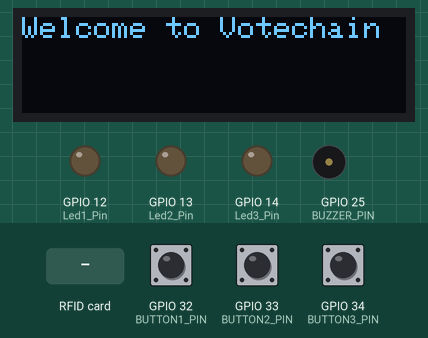
Recording of a sketch running on a simulated ESP32. Parts: 128×32 one-colour display, output pins drawn as LEDs (lit = HIGH), buzzer (waves = sounding, pin HIGH). The inputs (shaded band) are chosen by the test bench; at power-on: GPIO 32 (BUTTON1_PIN) HIGH, GPIO 33 (BUTTON2_PIN) HIGH, GPIO 34 (BUTTON3_PIN) HIGH. WiFi joins after 1.5 s; servers stay silent unless stated; uploads are accepted with an empty reply; the local clock reads 2024-03-15 10:24:30 at power-on unless the sketch sets it; the audio player accepts every command and is not drawn; what the sketch prints to the serial monitor is not drawn.

Above: at 3.3 s.
3.4 s: RFID card 5E 7A 19 C4 held to the reader
At 4.5 s:
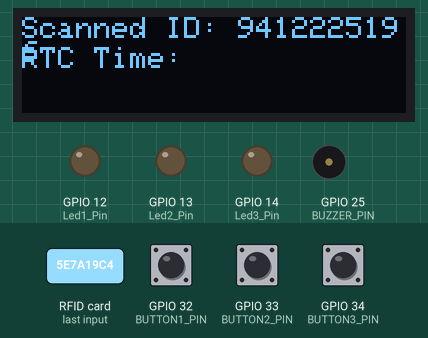
6.4 s: GPIO 32 (BUTTON1_PIN) pulled LOW for 0.15 s
At 7.9 s:
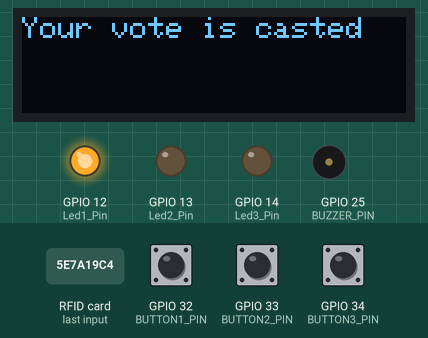
8.2 s: RFID card 5E 7A 19 C4 held to the reader
At 11.03 s:
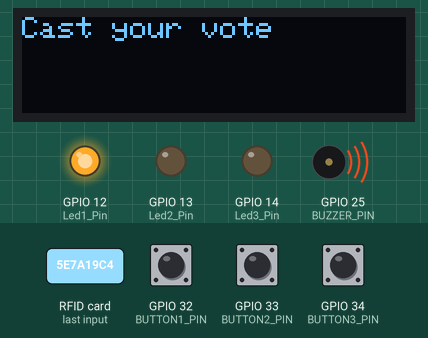
11.2 s: GPIO 33 (BUTTON2_PIN) pulled LOW for 0.15 s
At 13.0 s:
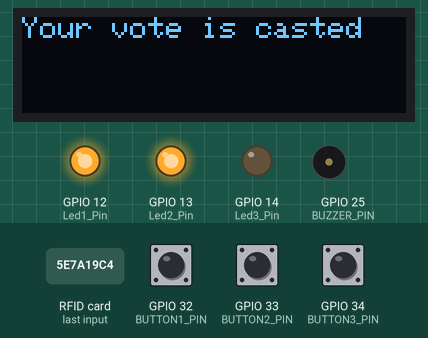
Timing chart, 0 to 14.0 s (numbered marks = the images above; inputs shaded):
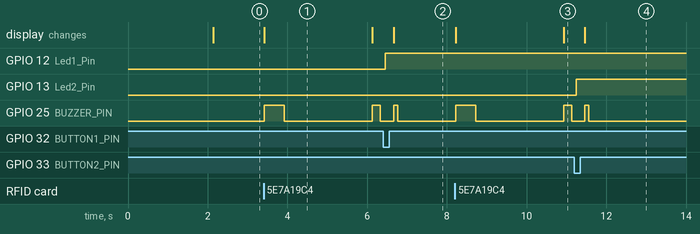

Measured:
- after the input at 3.4 s, GPIO 25 (BUZZER_PIN): LOW → HIGH at once, → LOW 0.50 s later, → HIGH 2.2 s later, → LOW 0.20 s later; the display: changes at once (image 1)
- after the input at 6.4 s, GPIO 12 (Led1_Pin): LOW → HIGH after 0.05 s; GPIO 25 (BUZZER_PIN): LOW → HIGH after 0.26 s, → LOW 0.10 s later; the display: changes after 0.26 s (image 2)
- after the input at 8.2 s, GPIO 25 (BUZZER_PIN): LOW → HIGH at once, → LOW 0.50 s later, → HIGH 2.2 s later, → LOW 0.20 s later; the display: first changes at once (image 3 shows a later state)
- after the input at 11.2 s, GPIO 13 (Led2_Pin): LOW → HIGH after 0.05 s; GPIO 25 (BUZZER_PIN): LOW → HIGH after 0.26 s, → LOW 0.10 s later; the display: changes after 0.26 s (image 4)
- what the display in image 1 shows lasts 2.7 s, from 3.4 s to 6.1 s

The sketch:

main.ino
```cpp
#include <SPI.h>
#include <Wire.h>
#include <Adafruit_GFX.h>
#include <Adafruit_SSD1306.h>
#include <MFRC522.h>
#include "DFRobotDFPlayerMini.h"
#include <ezButton.h>
#include <RTClib.h>
#include <WiFi.h>
#include <HTTPClient.h>
#include <ArduinoJson.h>

// Define pins for the RFID reader
#define SS_PIN 5
#define RST_PIN 15

// Define pins for the DFPlayer Mini
static const uint8_t PIN_MP3_TX = 26;
static const uint8_t PIN_MP3_RX = 27;

// Define buzzer pin
#define BUZZER_PIN 25

// Define button pins
#define BUTTON1_PIN 32
#define BUTTON2_PIN 33
#define BUTTON3_PIN 34
//#define BUTTON4_PIN 35

int Led1_Pin = 12;
int Led2_Pin = 13;
int Led3_Pin = 14;

// wifi credentials
const char* ssid = "Ash_Windows_Hotspot";
const char* password = "12345678910";
String serverName = "http://192.168.50.243:3000/";

unsigned long lastTime = 0;
// Timer set to 10 minutes (600000)
//unsigned long timerDelay = 600000;
// Set timer to 5 seconds (5000)
unsigned long timerDelay = 5000;

// Parameters
const int ipaddress[4] = {103, 97, 67, 25};

// Variables
byte nuidPICC[4] = {0, 0, 0, 0};
MFRC522::MIFARE_Key key;
MFRC522 rfid = MFRC522(SS_PIN, RST_PIN);
DFRobotDFPlayerMini player;
RTC_DS1307 rtc;

// OLED Display Constants
#define SCREEN_WIDTH 128
#define SCREEN_HEIGHT 32
#define OLED_RESET -1
#define SCREEN_ADDRESS 0x3C
Adafruit_SSD1306 display(SCREEN_WIDTH, SCREEN_HEIGHT, &Wire, OLED_RESET);

// Button objects
ezButton button1(BUTTON1_PIN);
ezButton button2(BUTTON2_PIN);
ezButton button3(BUTTON3_PIN);
//ezButton button4(BUTTON4_PIN);

void setup() {
  Serial.begin(9600);
  SPI.begin();

  // Initialize WiFi
  WiFi.begin(ssid, password);
  Serial.println("Connecting");
  while(WiFi.status() != WL_CONNECTED) {
    delay(500);
    Serial.print(".");
  }
  Serial.println("");
  Serial.print("Connected to WiFi network with IP Address: ");
  Serial.println(WiFi.localIP());

  // Initialize RFID reader
  rfid.PCD_Init();
  Serial.print(F("RFID Reader: "));
  rfid.PCD_DumpVersionToSerial();

  // Initialize DFPlayer Mini
  Serial1.begin(9600, SERIAL_8N1, PIN_MP3_RX, PIN_MP3_TX);
  if (player.begin(Serial1)) {
    Serial.println("DFPlayer Mini initialized");
    player.volume(30); // Set volume to maximum
    player.play(1); // Play welcome audio
  } else {
    Serial.println("Connecting to DFPlayer Mini failed!");
  }

  // Initialize display
  if(!display.begin(SSD1306_SWITCHCAPVCC, SCREEN_ADDRESS)) {
    Serial.println(F("SSD1306 allocation failed"));
    for(;;);
  }
  display.setRotation(90);
  display.clearDisplay();
  display.setTextSize(1);
  display.setTextColor(SSD1306_WHITE);
  display.setCursor(0,0);
  display.println("Welcome to Votechain");
  display.display();

  // Initialize buzzer pin
  pinMode(BUZZER_PIN, OUTPUT);

  // Initialize buttons
  button1.setDebounceTime(50);
  button2.setDebounceTime(50);
  button3.setDebounceTime(50);
  //button4.setDebounceTime(50);

  // Initialize RTC module
  if (!rtc.begin()) {
    Serial.println("RTC module is NOT found");
    Serial.flush();
    while (1);
  }
  rtc.adjust(DateTime(F(__DATE__), F(__TIME__))); // Set RTC to compile time
   player.play(2);

   // initialize leds
  pinMode(Led1_Pin, OUTPUT);
  pinMode(Led2_Pin, OUTPUT);
  pinMode(Led3_Pin, OUTPUT);

}

// Utility Functions-
//
//void readRFID() {
//  if (!rfid.PICC_IsNewCardPresent())
//    return;
//
//  if (!rfid.PICC_ReadCardSerial())
//    return;
//
//  for (byte i = 0; i < 4; i++) {
//    nuidPICC[i] = rfid.uid.uidByte[i];
//  }
//
//  // Print scanned ID and current RTC time
//  display.clearDisplay();
//  display.setCursor(0, 0);
//  display.print("Scanned ID: ");
//  printDecToDisplay(rfid.uid.uidByte, rfid.uid.size); // Print ID to display
//  display.setCursor(0, 10);
//  display.print("RTC Time: ");
//  printRTCDateTime();
//  display.display();
//
//  // Play buzzer sound
//  // player.play(3);
//  digitalWrite(BUZZER_PIN, HIGH);
//  delay(500);
//  digitalWrite(BUZZER_PIN, LOW);
//delay(2000);
//  // Halt PICC
//  rfid.PICC_HaltA();
//  rfid.PCD_StopCrypto1();
//}

void printDecToDisplay(byte *buffer, byte bufferSize) {
  for (byte i = 0; i < bufferSize; i++) {
    if (buffer[i] < 0x10) {
      display.print("0");
    }
    display.print(buffer[i], DEC);
  }
}

//void displayButtonsState() {
//  display.clearDisplay(); // Clear the display
//  display.setCursor(0, 0); // Reset the cursor position
//  display.print("Button 1: ");
//  display.println(button1.getState() == LOW ? "Pressed" : "Released");
//  display.print("Button 2: ");
//  display.println(button2.getState() == LOW ? "Pressed" : "Released");
//  display.print("Button 3: ");
//  display.println(button3.getState() == LOW ? "Pressed" : "Released");
//  display.display(); // Update the display
//}


void printDec(byte *buffer, byte bufferSize) {
  for (byte i = 0; i < bufferSize; i++) {
    Serial.print(buffer[i] < 0x10 ? "0" : "");
    Serial.print(buffer[i], DEC);
  }
}

void printRTCDateTime() {
  DateTime now = rtc.now();
  char daysOfWeek[7][12] = {
    "Sunday",
    "Monday",
    "Tuesday",
    "Wednesday",
    "Thursday",
    "Friday",
    "Saturday"
  };
  Serial.print(now.year(), DEC);
  Serial.print('/');
  Serial.print(now.month(), DEC);
  Serial.print('/');
  Serial.print(now.day(), DEC);
  Serial.print(" (");
  Serial.print(daysOfWeek[now.dayOfTheWeek()]);
  Serial.print(") ");
  Serial.print(now.hour(), DEC);
  Serial.print(':');
  Serial.print(now.minute(), DEC);
  Serial.print(':');
  Serial.println(now.second(), DEC);
}


String readRFID() {
  if (!rfid.PICC_IsNewCardPresent())
    return "";

  if (!rfid.PICC_ReadCardSerial())
    return "";

  String voterId = "";
  for (byte i = 0; i < 4; i++) {
    voterId += String(rfid.uid.uidByte[i], DEC);
  }
// Print scanned ID and current RTC time
  display.clearDisplay();
  display.setCursor(0, 0);
  display.print("Scanned ID: ");
  printDecToDisplay(rfid.uid.uidByte, rfid.uid.size); // Print ID to display
  display.setCursor(0, 10);
  display.print("RTC Time: ");
  printRTCDateTime();
  display.display();

  // Play buzzer sound
  // player.play(3);
  digitalWrite(BUZZER_PIN, HIGH);
  delay(500);
  digitalWrite(BUZZER_PIN, LOW);
delay(2000);
  // Halt PICC
  rfid.PICC_HaltA();
  rfid.PCD_StopCrypto1();

  return voterId;
}


void loop() {

  // Button config
  button1.loop();
  button2.loop();
  button3.loop();

  // RFID card reading
  String voterId = readRFID();

  if (voterId != "") {
    // Call API to check if voter is eligible
    String checkVoteEligiblePath = "checkvoteeligible";
    String checkVoteEligibleBody = "{ \"voterid\": \"" + voterId + "\" }";
    int checkVoteEligibleResponseCode = postToServer(checkVoteEligiblePath, checkVoteEligibleBody);

    if (checkVoteEligibleResponseCode == 200) {
      // Show on display "cast your vote" and play a 200ms buzzer
      //player.play(3);
      display.clearDisplay();
      display.setCursor(0, 0);
      display.println("Cast your vote");
      display.display();
      digitalWrite(BUZZER_PIN, HIGH);
      delay(200);
      digitalWrite(BUZZER_PIN, LOW);

      // Check what button user clicks
     String votedTo = "";
  while (votedTo == "") {
    button1.loop();
    button2.loop();
    button3.loop();
    if (button1.isPressed()) {
      votedTo = "candidate1";
      digitalWrite(Led1_Pin, HIGH);
    } else if (button2.isPressed()) {
      votedTo = "candidate2";
      digitalWrite(Led2_Pin, HIGH);
    } else if (button3.isPressed()) {
      votedTo = "candidate3";
      digitalWrite(Led3_Pin, HIGH);
    }
  }


      if (votedTo != "") {
        // POST on api localhost:3000/addnewvote with data
        String addNewVotePath = "addnewvote";
        String timestamp = rtc.now().timestamp(DateTime::TIMESTAMP_FULL);
        String addNewVoteBody = "{ \"voter_id\": \"" + voterId + "\", \"voted_to\": \"" + votedTo + "\", \"timestamp\": \"" + timestamp + "\", \"mobile_no\": \"918717941241\" }";
        int addNewVoteResponseCode = postToServer(addNewVotePath, addNewVoteBody);

        if (addNewVoteResponseCode == 200) {
          // On display show "your vote is casted" and play audio4
          display.clearDisplay();
          display.setCursor(0, 0);
          display.println("Your vote is casted");
          display.display();
          //player.play(4);
          digitalWrite(BUZZER_PIN, HIGH);
      delay(100);
      digitalWrite(BUZZER_PIN, LOW);
        }
      }
    }
    else{
  display.clearDisplay();
      display.setCursor(0, 0);
      display.println("Not Allowed");
      display.display();
      digitalWrite(BUZZER_PIN, HIGH);
      delay(500);
      digitalWrite(BUZZER_PIN, LOW);
       digitalWrite(BUZZER_PIN, HIGH);
      delay(500);
      digitalWrite(BUZZER_PIN, LOW);
      //player.play(6);
    }
  }

  // ...
}

int postToServer(String path, String body) {
  if (WiFi.status() == WL_CONNECTED) {
    HTTPClient http;
    http.begin(serverName + path);
    http.addHeader("Content-Type", "application/json");
    int httpResponseCode = http.POST(body);
    http.end();
    return httpResponseCode;
  } else {
    Serial.println("WiFi Disconnected");
    return -1;
  }
}


//
//
////
////
////
////void loop() {
//
//  // Button config
//  button1.loop();
//  button2.loop();
//  button3.loop();
//
//  // If button1 is pressed, set Led1 to HIGH
//  if(button1.isPressed())
//    digitalWrite(Led1_Pin, HIGH);
//  else
//    digitalWrite(Led1_Pin, LOW);
//
//  // If button2 is pressed, set Led2 to HIGH
//  if(button2.isPressed())
//    digitalWrite(Led2_Pin, HIGH);
//  else
//    digitalWrite(Led2_Pin, LOW);
//
//  // If button3 is pressed, set Led3 to HIGH
//  if(button3.isPressed())
//    digitalWrite(Led3_Pin, HIGH);
//  else
//    digitalWrite(Led3_Pin, LOW);
//
//
//  // RFID card reading
//  readRFID();
//
//  // Display button state
//  displayButtonsState();
//
//  // Update OLED display
//  display.display();
//}
```
